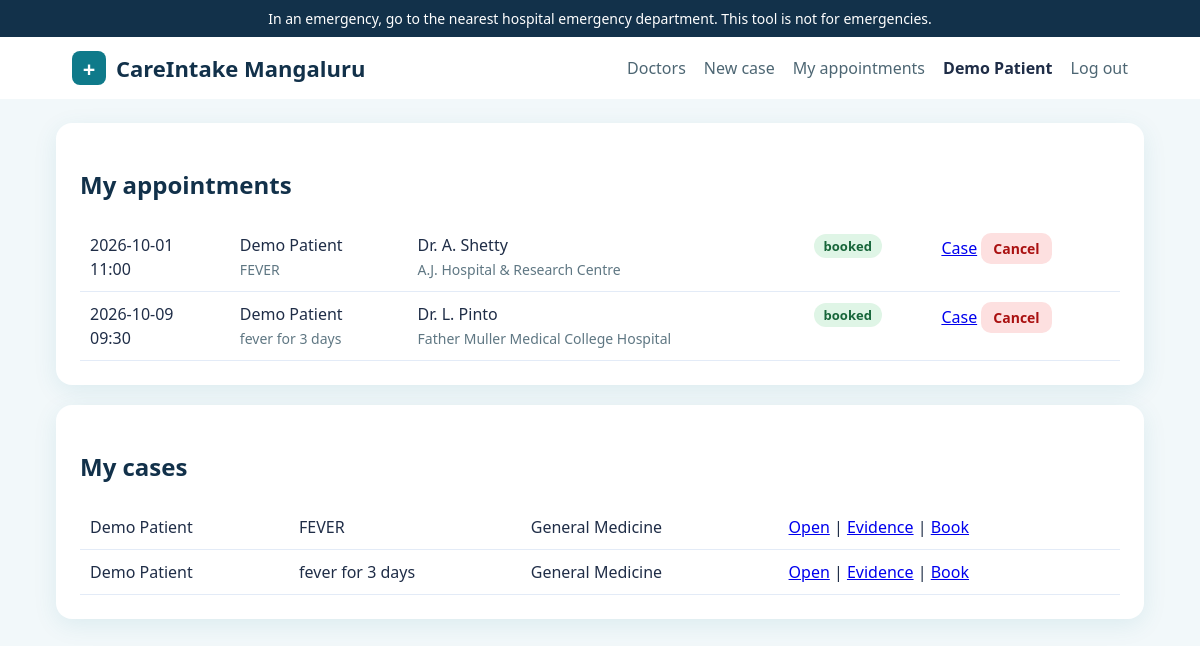
Screenshot of /dashboard (signed in) with the database file from the repository.
### tables this page shows
CREATE TABLE users(id integer primary key,role text,name text,email text,phone text,pw text,hospital_id integer,verified integer default 0,fails integer default 0,locked real default 0,unique(email,role));

CREATE TABLE appts(id integer primary key,case_id integer,patient_id integer,doctor_id integer,day text,slot text,status text default 'booked',created text default current_timestamp);

CREATE TABLE cases(id integer primary key,patient_id integer,name text,age integer,gender text,phone text,area text,complaint text,history text,allergies text,meds text,ai text,dept text,urgency text,created text default current_timestamp);

CREATE TABLE hospitals(id integer primary key,name text,area text);

### backend/app.py (the view)
@app.route("/dashboard")
@need("patient")
def dashboard():
    u = current()
    appts = q("""select a.*,c.complaint,c.name pname,u.name dname,h.name hname from appts a join cases c on c.id=a.case_id join doctors d on d.id=a.doctor_id
                 join users u on u.id=d.user_id join hospitals h on h.id=d.hospital_id where a.patient_id=? order by a.status!='booked',a.day,a.slot""", (u["id"],))
    return render_template("dashboard.html", appts=appts, cases=q("select * from cases where patient_id=? order by id desc", (u["id"],)))

### backend/app.py (called while the page is built)
def db():
    if "db" not in g:
        g.db = sqlite3.connect(DB)
        g.db.row_factory = sqlite3.Row
    return g.db

def q(sql, a=(), one=False):
    r = db().execute(sql, a)
    return r.fetchone() if one else r.fetchall()

def current():
    if "user" not in g:
        g.user = q("select * from users where id=?", (session["uid"],), True) if session.get("uid") else None
    return g.user

@app.before_request
def guard():
    session.permanent = True
    if "csrf" not in session: session["csrf"] = secrets.token_hex(16)
    if request.method == "POST" and not hmac.compare_digest(request.form.get("csrf", ""), session["csrf"]):
        abort(400)

@app.after_request
def headers(r):
    r.headers.update({"X-Content-Type-Options": "nosniff", "X-Frame-Options": "DENY", "Referrer-Policy": "same-origin",
        "Content-Security-Policy": "default-src 'self'; img-src 'self' data:; frame-ancestors 'none'; form-action 'self'",
        "Cache-Control": "no-store"})
    return r

@app.context_processor
def inject():
    u = current()
    nn = q("select count(*) n from notifications where user_id=? and seen=0", (u["id"],), True)["n"] if u and u["role"] == "doctor" else 0
    return dict(csrf=session.get("csrf"), me=u, today=date.today().isoformat(), notif_n=nn)

def need(*roles):
    def deco(f):
        @wraps(f)
        def w(*a, **k):
            u = current()
            if not u: return redirect(url_for(LOGIN_EP[roles[0]]))
            if u["role"] not in roles: abort(403)
            return f(*a, **k)
        return w
    return deco

### frontend/templates/dashboard.html
{% extends 'base.html' %}{% block body %}
<div class="card"><h2>My appointments</h2>{% if not appts %}<p class="muted">No appointments yet. <a href="{{ url_for('case_new') }}">Start a new case</a>.</p>{% endif %}
<div class="tablewrap"><table>{% for a in appts %}<tr><td>{{ a.day }}<br>{{ a.slot }}</td><td>{{ a.pname }}<br><span class="muted">{{ a.complaint }}</span></td><td>{{ a.dname }}<br><span class="muted">{{ a.hname }}</span></td>
<td><span class="badge {{ a.status }}">{{ a.status }}</span></td><td><a href="{{ url_for('case_view', cid=a.case_id) }}">Case</a>
{% if a.status == 'booked' %}<form class="inline" method="post" action="{{ url_for('cancel', aid=a.id) }}"><input type="hidden" name="csrf" value="{{ csrf }}"><button class="sm red">Cancel</button></form>{% endif %}</td></tr>{% endfor %}</table></div></div>
<div class="card"><h2>My cases</h2><div class="tablewrap"><table>{% for c in cases %}<tr><td>{{ c.name }}</td><td>{{ c.complaint or 'Not described yet' }}</td><td>{{ c.dept or '-' }}</td>
<td><a href="{{ url_for('case_view', cid=c.id) }}">Open</a> | <a href="{{ url_for('evidence', cid=c.id) }}">Evidence</a> | <a href="{{ url_for('book', cid=c.id) }}">Book</a></td></tr>{% endfor %}</table></div></div>{% endblock %}

### frontend/templates/base.html
<!doctype html><html lang="en"><head><meta charset="utf-8"><meta name="viewport" content="width=device-width,initial-scale=1">
<title>CareIntake Mangaluru</title><link rel="stylesheet" href="{{ url_for('static', filename='style.css') }}"></head><body>
<div class="bar">In an emergency, go to the nearest hospital emergency department. This tool is not for emergencies.</div>
<header><a class="brand" href="{{ url_for('home') }}"><span class="logo">+</span>CareIntake Mangaluru</a><nav><a href="{{ url_for('doctors_page') }}">Doctors</a>
{% if me %}
  {% if me.role == 'patient' %}<a href="{{ url_for('case_new') }}">New case</a><a href="{{ url_for('dashboard') }}">My appointments</a>
  {% elif me.role == 'doctor' %}<a href="{{ url_for('doctor_home') }}">Doctor portal{% if notif_n %} <span class="nbadge">{{ notif_n }}</span>{% endif %}</a>
  {% else %}<a href="{{ url_for('hospital_home') }}">Hospital portal</a>{% endif %}
  <strong>{{ me.name }}</strong>
  <form class="inline" method="post" action="{{ url_for('logout') }}"><input type="hidden" name="csrf" value="{{ csrf }}"><button class="link">Log out</button></form>
{% else %}
  <a href="{{ url_for('home') }}">Patient sign in</a><a href="{{ url_for('admin_login') }}">Admin login</a>
{% endif %}</nav></header>
<main>{% for c, m in get_flashed_messages(with_categories=true) %}<div class="flash {{ c }}">{{ m }}</div>{% endfor %}
{% block body %}{% endblock %}</main><script src="{{ url_for('static', filename='app.js') }}"></script></body></html>

### frontend/static/style.css (style rules this page uses)
:root { --b:#0f7a8a;--d:#12314a;--bg:#f2f8fa;--t:#1f2d47 }
* { box-sizing:border-box }
body { margin:0;font-family:system-ui,"Segoe UI",sans-serif;background:var(--bg);color:var(--t);line-height:1.5 }
.bar { background:var(--d);color:#fff;text-align:center;padding:8px;font-size:14px }
header { display:flex;justify-content:space-between;align-items:center;padding:14px 6%;background:#fff;flex-wrap:wrap;gap:8px }
.brand { font-weight:700;font-size:22px;color:var(--d);text-decoration:none;display:flex;gap:10px;align-items:center }
.logo { background:var(--b);color:#fff;border-radius:8px;width:34px;height:34px;display:grid;place-items:center }
nav { display:flex;gap:18px;align-items:center;flex-wrap:wrap }
nav a { color:#4d6673;text-decoration:none }
main { max-width:1120px;margin:24px auto;padding:0 16px }
.card { background:#fff;border-radius:16px;padding:24px;margin-bottom:20px;box-shadow:0 6px 24px #0f7a8a18 }
h1,h2,h3 { color:var(--d) }
.btn,button { background:var(--b);color:#fff;border:0;border-radius:10px;padding:11px 20px;font:inherit;font-weight:600;cursor:pointer;text-decoration:none;display:inline-block }
button.link { background:none;color:#4d6673;padding:0;font-weight:400 }
button.sm { padding:5px 12px;font-size:14px }
button.red { background:#fde0e0;color:#a11 }
form.inline { display:inline }
table { width:100%;border-collapse:collapse }
th,td { text-align:left;padding:10px;border-bottom:1px solid #e3ebf7;vertical-align:top }
.tablewrap { overflow-x:auto }
.badge { padding:3px 10px;border-radius:99px;font-size:13px;font-weight:600;background:#dff5e6;color:#17663a;white-space:nowrap }
.muted { color:#5f7783;font-size:14px }

### rows the page displays
users: name "Demo Patient"
appts: day "2026-10-01", slot "11:00", pname "Demo Patient", complaint "FEVER", dname "Dr. A. Shetty", hname "A.J. Hospital & Research Centre", status "booked"
appts: day "2026-10-09", slot "09:30", pname "Demo Patient", complaint "fever for 3 days", dname "Dr. L. Pinto", hname "Father Muller Medical College Hospital", status "booked"
cases: name "Demo Patient", complaint "FEVER", dept "General Medicine"
cases: name "Demo Patient", complaint "fever for 3 days", dept "General Medicine"
